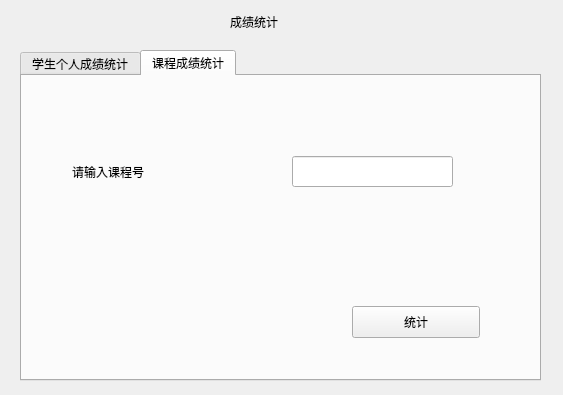
<?xml version="1.0" encoding="UTF-8"?>
<ui version="4.0">
 <class>grade_sel</class>
 <widget class="QWidget" name="grade_sel">
  <property name="geometry">
   <rect>
    <x>0</x>
    <y>0</y>
    <width>563</width>
    <height>395</height>
   </rect>
  </property>
  <property name="windowTitle">
   <string>Form</string>
  </property>
  <widget class="QLabel" name="label">
   <property name="geometry">
    <rect>
     <x>230</x>
     <y>10</y>
     <width>108</width>
     <height>24</height>
    </rect>
   </property>
   <property name="text">
    <string>成绩统计</string>
   </property>
  </widget>
  <widget class="QTabWidget" name="tabWidget">
   <property name="geometry">
    <rect>
     <x>20</x>
     <y>50</y>
     <width>521</width>
     <height>331</height>
    </rect>
   </property>
   <property name="currentIndex">
    <number>1</number>
   </property>
   <widget class="QWidget" name="tab">
    <attribute name="title">
     <string>学生个人成绩统计</string>
    </attribute>
    <widget class="QLabel" name="label_2">
     <property name="geometry">
      <rect>
       <x>17</x>
       <y>63</y>
       <width>171</width>
       <height>31</height>
      </rect>
     </property>
     <property name="text">
      <string>请输入您的学号</string>
     </property>
    </widget>
    <widget class="QLineEdit" name="lineEdit">
     <property name="geometry">
      <rect>
       <x>210</x>
       <y>60</y>
       <width>161</width>
       <height>31</height>
      </rect>
     </property>
    </widget>
    <widget class="QPushButton" name="stu_sel">
     <property name="geometry">
      <rect>
       <x>320</x>
       <y>210</y>
       <width>128</width>
       <height>32</height>
      </rect>
     </property>
     <property name="text">
      <string>统计</string>
     </property>
    </widget>
   </widget>
   <widget class="QWidget" name="tab_2">
    <attribute name="title">
     <string>课程成绩统计</string>
    </attribute>
    <widget class="QLineEdit" name="lineEdit_2">
     <property name="geometry">
      <rect>
       <x>270</x>
       <y>80</y>
       <width>161</width>
       <height>31</height>
      </rect>
     </property>
    </widget>
    <widget class="QLabel" name="label_3">
     <property name="geometry">
      <rect>
       <x>50</x>
       <y>80</y>
       <width>171</width>
       <height>31</height>
      </rect>
     </property>
     <property name="text">
      <string>请输入课程号</string>
     </property>
    </widget>
    <widget class="QPushButton" name="coure_sel">
     <property name="geometry">
      <rect>
       <x>330</x>
       <y>230</y>
       <width>128</width>
       <height>32</height>
      </rect>
     </property>
     <property name="text">
      <string>统计</string>
     </property>
    </widget>
   </widget>
  </widget>
 </widget>
 <resources/>
 <connections/>
</ui>
